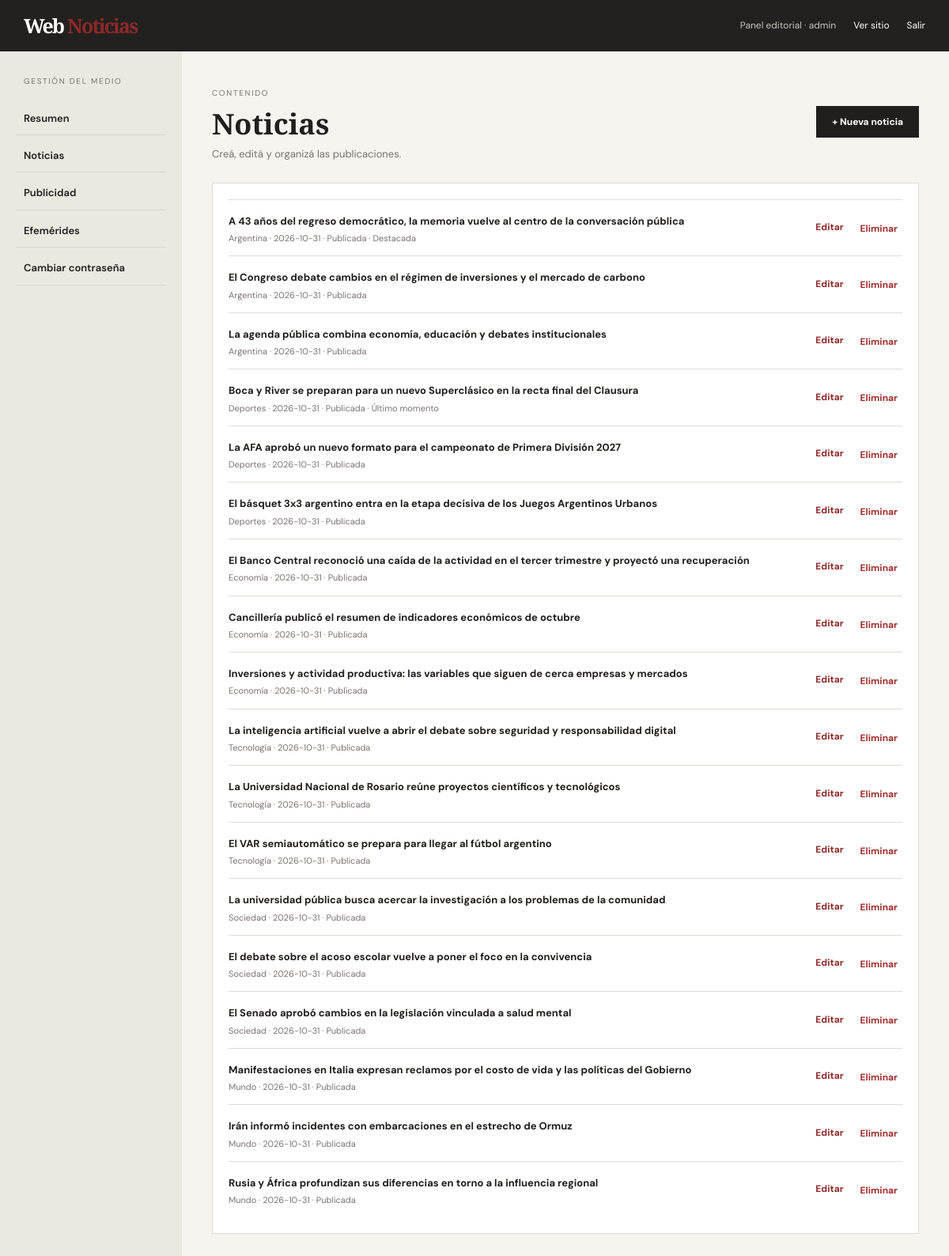
Screenshot of /admin/noticias (signed in) with the database file from the repository.
### tables this page shows
CREATE TABLE articles (
            id INTEGER PRIMARY KEY AUTOINCREMENT,
            title TEXT NOT NULL, summary TEXT NOT NULL DEFAULT '',
            body TEXT NOT NULL DEFAULT '', category TEXT NOT NULL DEFAULT 'Argentina',
            image TEXT NOT NULL DEFAULT '', author TEXT NOT NULL DEFAULT 'Redacción',
            is_featured INTEGER NOT NULL DEFAULT 0,
            is_breaking INTEGER NOT NULL DEFAULT 0,
            published INTEGER NOT NULL DEFAULT 1,
            created_at TEXT NOT NULL
        , source_url TEXT NOT NULL DEFAULT '');

### app.py (the view)
@app.route("/admin/noticias")
@login_required
def admin_articles():
    with db() as con:
        articles = con.execute("SELECT * FROM articles ORDER BY created_at DESC").fetchall()
    return render_template("admin/articles.html", articles=articles)

### app.py (called while the page is built)
def db():
    conn = sqlite3.connect(DB_PATH)
    conn.row_factory = sqlite3.Row
    conn.execute("PRAGMA foreign_keys = ON")
    return conn

def login_required(fn):
    @wraps(fn)
    def wrapper(*args, **kwargs):
        if not session.get("user_id"):
            return redirect(url_for("admin_login"))
        return fn(*args, **kwargs)
    return wrapper

@app.context_processor
def globals_for_templates():
    def media_url(path):
        if path and path.startswith(("http://", "https://")):
            return path
        return url_for("static", filename=path) if path else ""
    return {"categories": CATEGORIES, "whatsapp_link": f"https://wa.me/{WHATSAPP_NUMBER}?text=Hola%2C%20quiero%20comunicarme%20con%20el%20medio.", "year": date.today().year, "media_url": media_url}

### templates/admin/articles.html
{% extends "admin/base_admin.html" %}{% block admin_content %}<div class="admin-heading"><div><span class="eyebrow">CONTENIDO</span><h1>Noticias</h1><p>Creá, editá y organizá las publicaciones.</p></div><a class="button-dark" href="{{ url_for('edit_article') }}">+ Nueva noticia</a></div><div class="admin-box">{% for n in articles %}<div class="admin-row"><div><b>{{ n.title }}</b><small>{{ n.category }} · {{ n.created_at[:10] }} · {% if n.published %}Publicada{% else %}Borrador{% endif %}{% if n.is_featured %} · Destacada{% endif %}{% if n.is_breaking %} · Último momento{% endif %}</small></div><div class="row-actions"><a href="{{ url_for('edit_article',article_id=n.id) }}">Editar</a><form method="post" action="{{ url_for('delete_article',article_id=n.id) }}" onsubmit="return confirm('¿Eliminar esta noticia?')"><button class="link-danger">Eliminar</button></form></div></div>{% else %}<p>No hay noticias cargadas.</p>{% endfor %}</div>{% endblock %}

### static/css/style.css (style rules this page uses)
* { box-sizing:border-box }
:root { --ink:#201f1c;--muted:#77736d;--line:#dedbd4;--paper:#fbfaf6;--accent:#8e2929;--serif:'Playfair Display',Georgia,serif;--sans:'DM Sans',Arial,sans-serif }
body { margin:0;background:var(--paper);color:var(--ink);font-family:var(--sans);font-size:16px;line-height:1.65 }
a { color:inherit;text-decoration:none }
.lead-aside h3,.eyebrow { font-size:10px;letter-spacing:1.7px;color:var(--muted) }
.button-dark { display:inline-block;border:0;background:var(--ink);color:#fff;padding:12px 20px;font:700 12px var(--sans);cursor:pointer }
.admin-body { background:#f5f4ef }
.admin-heading { display:flex;justify-content:space-between;align-items:center;margin-bottom:25px }
.admin-heading h1 { font:700 36px var(--serif);margin:3px 0 }
.admin-heading p { color:var(--muted);font-size:13px;margin:0 }
.stats-grid>div,.admin-box { background:white;border:1px solid var(--line);padding:20px }
.admin-box { margin:20px 0 }
.admin-row { display:flex;justify-content:space-between;align-items:center;gap:20px;padding:13px 0;border-top:1px solid var(--line) }
.admin-row b { font-size:13px }
.admin-row small { display:block;color:var(--muted);font-size:11px }
.admin-row a,.row-actions a { font-size:12px;color:var(--accent);font-weight:700 }
.row-actions { display:flex;gap:15px;align-items:center }
.row-actions form { margin:0 }
.link-danger { border:0;background:none;color:#a02c2c;font:700 12px var(--sans);cursor:pointer }

### rows the page displays
articles: title "A 43 años del regreso democrático, la memoria vuelve al centro de la conversación pública", category "Argentina", created_at "2026-10-31", published "Publicada", is_featured "· Destacada"
articles: title "El Congreso debate cambios en el régimen de inversiones y el mercado de carbono", category "Argentina", created_at "2026-10-31", published "Publicada"
articles: title "La agenda pública combina economía, educación y debates institucionales", category "Argentina", created_at "2026-10-31", published "Publicada"
articles: title "Boca y River se preparan para un nuevo Superclásico en la recta final del Clausura", category "Deportes", created_at "2026-10-31", published "Publicada", is_breaking "· Último momento"
articles: title "La AFA aprobó un nuevo formato para el campeonato de Primera División 2027", category "Deportes", created_at "2026-10-31", published "Publicada"
articles: title "El básquet 3x3 argentino entra en la etapa decisiva de los Juegos Argentinos Urbanos", category "Deportes", created_at "2026-10-31", published "Publicada"
articles: title "El Banco Central reconoció una caída de la actividad en el tercer trimestre y proyectó una recuperación", category "Economía", created_at "2026-10-31", published "Publicada"
articles: title "Cancillería publicó el resumen de indicadores económicos de octubre", category "Economía", created_at "2026-10-31", published "Publicada"
articles: title "Inversiones y actividad productiva: las variables que siguen de cerca empresas y mercados", category "Economía", created_at "2026-10-31", published "Publicada"
articles: title "La inteligencia artificial vuelve a abrir el debate sobre seguridad y responsabilidad digital", category "Tecnología", created_at "2026-10-31", published "Publicada"
articles: title "La Universidad Nacional de Rosario reúne proyectos científicos y tecnológicos", category "Tecnología", created_at "2026-10-31", published "Publicada"
articles: title "El VAR semiautomático se prepara para llegar al fútbol argentino", category "Tecnología", created_at "2026-10-31", published "Publicada"
articles: title "La universidad pública busca acercar la investigación a los problemas de la comunidad", category "Sociedad", created_at "2026-10-31", published "Publicada"
articles: title "El debate sobre el acoso escolar vuelve a poner el foco en la convivencia", category "Sociedad", created_at "2026-10-31", published "Publicada"
articles: title "El Senado aprobó cambios en la legislación vinculada a salud mental", category "Sociedad", created_at "2026-10-31", published "Publicada"
articles: title "Manifestaciones en Italia expresan reclamos por el costo de vida y las políticas del Gobierno", category "Mundo", created_at "2026-10-31", published "Publicada"
articles: title "Irán informó incidentes con embarcaciones en el estrecho de Ormuz", category "Mundo", created_at "2026-10-31", published "Publicada"
articles: title "Rusia y África profundizan sus diferencias en torno a la influencia regional", category "Mundo", created_at "2026-10-31", published "Publicada"

### other values shown
{{ session.get('username') }} "admin"
